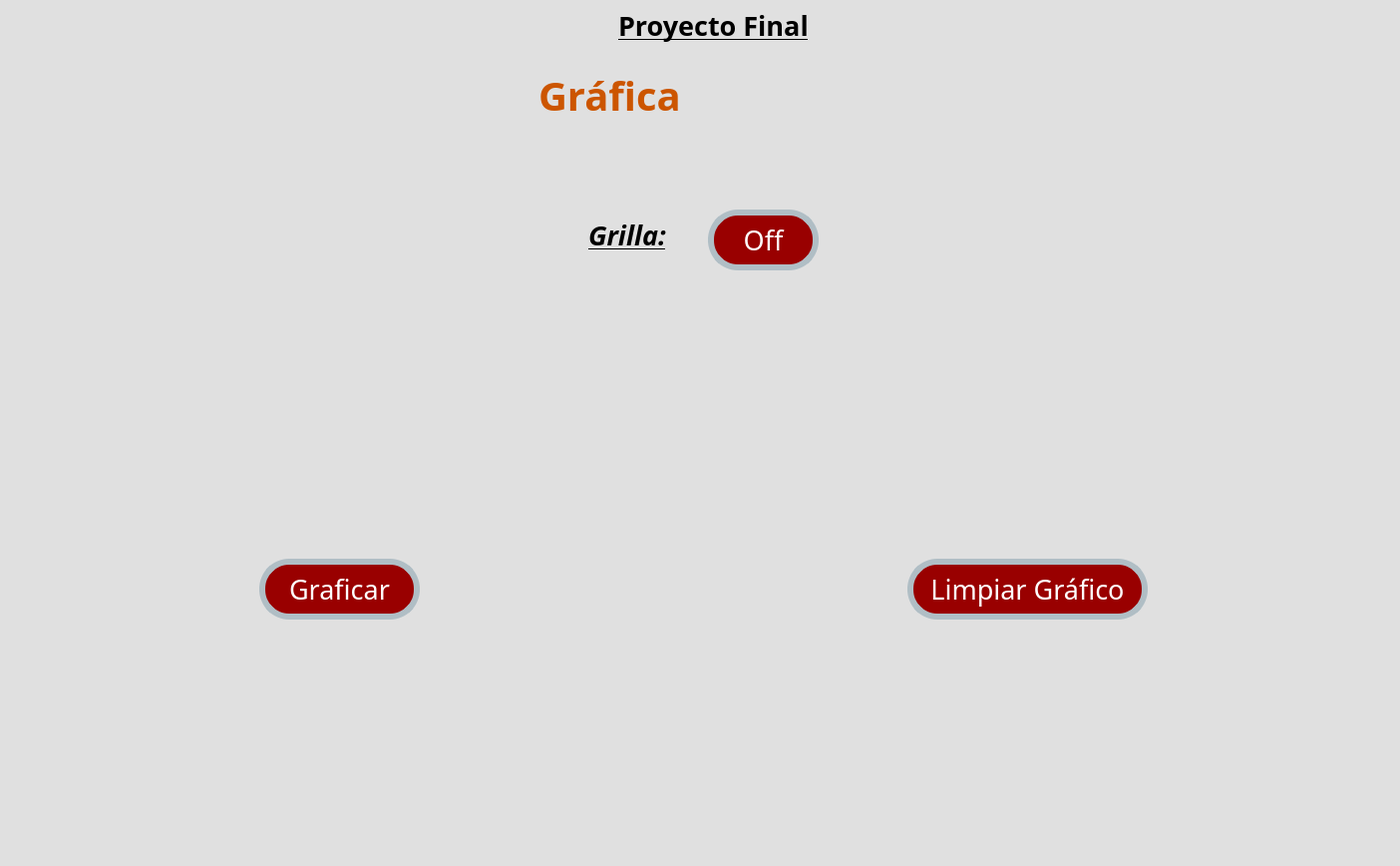
<?xml version="1.0" encoding="UTF-8"?>
<ui version="4.0">
 <class>MainWindow</class>
 <widget class="QMainWindow" name="MainWindow">
  <property name="geometry">
   <rect>
    <x>0</x>
    <y>0</y>
    <width>1404</width>
    <height>868</height>
   </rect>
  </property>
  <property name="font">
   <font>
    <pointsize>1</pointsize>
   </font>
  </property>
  <property name="windowTitle">
   <string>MainWindow</string>
  </property>
  <property name="styleSheet">
   <string notr="true">background-color: #E0E0E0</string>
  </property>
  <widget class="QWidget" name="centralwidget">
   <widget class="QLabel" name="lbl_imagenUat">
    <property name="geometry">
     <rect>
      <x>20</x>
      <y>10</y>
      <width>291</width>
      <height>121</height>
     </rect>
    </property>
    <property name="styleSheet">
     <string notr="true"/>
    </property>
    <property name="text">
     <string/>
    </property>
    <property name="pixmap">
     <pixmap resource="../Archivos/Recursos.qrc">:/Logos/Archivos/log_uat_nuevo.png</pixmap>
    </property>
    <property name="scaledContents">
     <bool>true</bool>
    </property>
   </widget>
   <widget class="QLabel" name="lbl_imagenFi">
    <property name="geometry">
     <rect>
      <x>1230</x>
      <y>0</y>
      <width>141</width>
      <height>141</height>
     </rect>
    </property>
    <property name="styleSheet">
     <string notr="true"/>
    </property>
    <property name="text">
     <string/>
    </property>
    <property name="pixmap">
     <pixmap resource="../Archivos/Recursos.qrc">:/Logos/Archivos/FIT_logo_vertical.png</pixmap>
    </property>
    <property name="scaledContents">
     <bool>true</bool>
    </property>
   </widget>
   <widget class="QLabel" name="lbl_imagenGatos">
    <property name="geometry">
     <rect>
      <x>1210</x>
      <y>720</y>
      <width>181</width>
      <height>101</height>
     </rect>
    </property>
    <property name="styleSheet">
     <string notr="true"/>
    </property>
    <property name="text">
     <string/>
    </property>
    <property name="pixmap">
     <pixmap resource="../Archivos/Recursos.qrc">:/Logos/Archivos/export202502092301563482.png</pixmap>
    </property>
    <property name="scaledContents">
     <bool>true</bool>
    </property>
   </widget>
   <widget class="QLabel" name="lbl_Titulo">
    <property name="geometry">
     <rect>
      <x>620</x>
      <y>0</y>
      <width>191</width>
      <height>51</height>
     </rect>
    </property>
    <property name="font">
     <font>
      <family>Forte</family>
      <pointsize>20</pointsize>
      <weight>75</weight>
      <italic>false</italic>
      <bold>true</bold>
      <underline>true</underline>
     </font>
    </property>
    <property name="styleSheet">
     <string notr="true">text-decoration: underline;
font: 20pt &quot;Forte&quot;;
color: black;
border-radius: 10px;
font-weight: bold;
</string>
    </property>
    <property name="text">
     <string>Proyecto Final</string>
    </property>
   </widget>
   <widget class="QLabel" name="lbl_Home">
    <property name="geometry">
     <rect>
      <x>540</x>
      <y>70</y>
      <width>461</width>
      <height>51</height>
     </rect>
    </property>
    <property name="font">
     <font>
      <family>Forte</family>
      <pointsize>30</pointsize>
      <weight>75</weight>
      <italic>false</italic>
      <bold>true</bold>
     </font>
    </property>
    <property name="styleSheet">
     <string notr="true">font: 30pt &quot;Forte&quot;;
color: #CC5500;
border-radius: 10px;
font-weight: bold;</string>
    </property>
    <property name="text">
     <string>Gráfica</string>
    </property>
   </widget>
   <widget class="QLabel" name="lbl_Grilla">
    <property name="geometry">
     <rect>
      <x>590</x>
      <y>210</y>
      <width>111</width>
      <height>51</height>
     </rect>
    </property>
    <property name="font">
     <font>
      <family>Forte</family>
      <pointsize>20</pointsize>
      <weight>75</weight>
      <italic>true</italic>
      <bold>true</bold>
      <underline>true</underline>
     </font>
    </property>
    <property name="styleSheet">
     <string notr="true">text-decoration: underline;
font: 20pt &quot;Forte&quot;;
color:rgb(0, 0, 0);
border-radius: 10px;
font-weight: bold;
font-style: italic;</string>
    </property>
    <property name="text">
     <string>Grilla:</string>
    </property>
   </widget>
   <widget class="QPushButton" name="btn_Off">
    <property name="geometry">
     <rect>
      <x>710</x>
      <y>210</y>
      <width>111</width>
      <height>61</height>
     </rect>
    </property>
    <property name="font">
     <font>
      <family>Forte</family>
      <pointsize>20</pointsize>
      <weight>50</weight>
      <italic>false</italic>
      <bold>false</bold>
     </font>
    </property>
    <property name="styleSheet">
     <string notr="true">font: 20pt &quot;Forte&quot;;
background-color: #990000;
color: rgb(255, 255, 255);
border-radius:30px;
border:6px solid #B0BEC5;</string>
    </property>
    <property name="text">
     <string>Off</string>
    </property>
   </widget>
   <widget class="QPushButton" name="btn_Graficar">
    <property name="geometry">
     <rect>
      <x>260</x>
      <y>560</y>
      <width>161</width>
      <height>61</height>
     </rect>
    </property>
    <property name="font">
     <font>
      <family>Forte</family>
      <pointsize>20</pointsize>
      <weight>50</weight>
      <italic>false</italic>
      <bold>false</bold>
     </font>
    </property>
    <property name="styleSheet">
     <string notr="true">font: 20pt &quot;Forte&quot;;
background-color: #990000;
color: rgb(255, 255, 255);
border-radius:30px;
border:6px solid #B0BEC5;</string>
    </property>
    <property name="text">
     <string>Graficar</string>
    </property>
   </widget>
   <widget class="QPushButton" name="btn_Graficar_2">
    <property name="geometry">
     <rect>
      <x>910</x>
      <y>560</y>
      <width>241</width>
      <height>61</height>
     </rect>
    </property>
    <property name="font">
     <font>
      <family>Forte</family>
      <pointsize>20</pointsize>
      <weight>50</weight>
      <italic>false</italic>
      <bold>false</bold>
     </font>
    </property>
    <property name="styleSheet">
     <string notr="true">font: 20pt &quot;Forte&quot;;
background-color: #990000;
color: rgb(255, 255, 255);
border-radius:30px;
border:6px solid #B0BEC5;</string>
    </property>
    <property name="text">
     <string>Limpiar Gráfico</string>
    </property>
   </widget>
   <widget class="QWidget" name="verticalLayoutWidget">
    <property name="geometry">
     <rect>
      <x>260</x>
      <y>280</y>
      <width>891</width>
      <height>271</height>
     </rect>
    </property>
    <layout class="QVBoxLayout" name="verticalLayout"/>
   </widget>
  </widget>
  <widget class="QMenuBar" name="menubar">
   <property name="geometry">
    <rect>
     <x>0</x>
     <y>0</y>
     <width>1404</width>
     <height>21</height>
    </rect>
   </property>
  </widget>
  <widget class="QStatusBar" name="statusbar"/>
 </widget>
 <resources>
  <include location="../Archivos/Recursos.qrc"/>
  <include location="../Archivos/Recursos.qrc"/>
 </resources>
 <connections/>
</ui>
